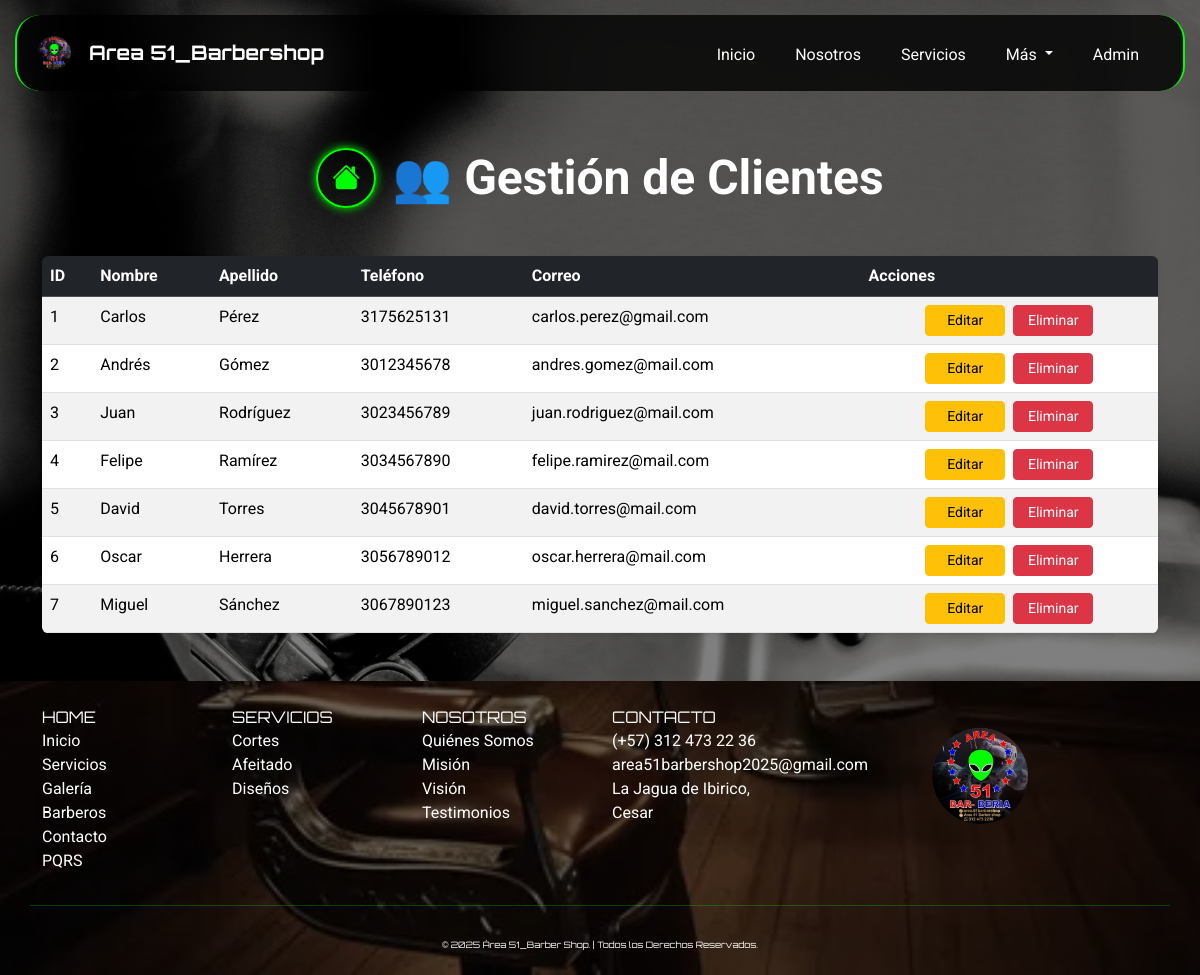
/index.php?page=Cliente (signed in), run on an earlier commit of the app's database.
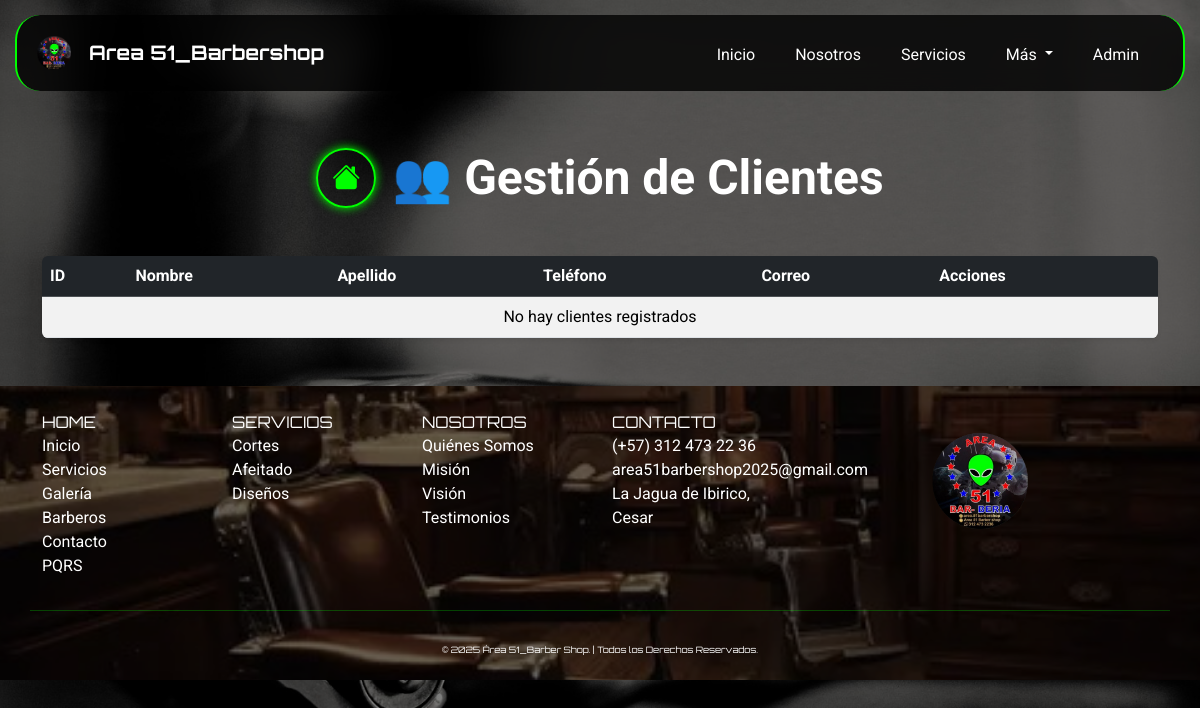
And on a later commit of the database.
### tables this page shows
CREATE TABLE `clientes` (
  `id_cliente` int(11) NOT NULL AUTO_INCREMENT,
  `nombre` varchar(100) NOT NULL,
  `apellido` varchar(100) NOT NULL,
  `telefono` varchar(20) DEFAULT NULL,
  `correo` varchar(150) DEFAULT NULL,
  `fecha_registro` timestamp NOT NULL DEFAULT current_timestamp(),
  PRIMARY KEY (`id_cliente`)
);

### app/controllers/ClienteController.php (called while the page is built, shortened)
<?php
require_once __DIR__ . '/../models/Cliente.php';
class ClienteController {
    private $model;
    public function __construct($db = null) {
        $this->model = new Cliente($db);
    }
    public function listarClientes() {
        return $this->model->getClientes();
    }
}

### app/models/Cliente.php (called while the page is built, shortened)
<?php
require_once __DIR__ . '/../../config/database.php';
class Cliente {
    private $db;
    public function __construct($db = null) {
        if ($db instanceof PDO) {
            $this->db = $db;
        } else {
            global $db;
            $this->db = $db;
        }
    }
    public function getClientes() {
        $stmt = $this->db->query("SELECT * FROM clientes ORDER BY id_cliente ASC");
        return $stmt->fetchAll(PDO::FETCH_ASSOC);
    }
}

### app/views/clientes/Cliente.php (the view, shortened to what this page needs)
<?php
require_once __DIR__ . '/../../controllers/ClienteController.php';
$clienteController = new ClienteController();
$clientes = $clienteController->listarClientes();
?>
<body>
    <div class="container py-5" style="margin-top:100px;">
        <div class="d-flex flex-column flex-md-row align-items-center justify-content-center gap-3 mb-5 text-center text-md-start">
            <a href="index.php?page=panel" class="btn btn-neon d-flex justify-content-center align-items-center rounded-circle mb-3 mb-md-0" style="width: 60px; height: 60px;">
                <i class="bi bi-house-fill fs-3"></i>
            </a>
            <h1 class="fw-bold display-5 text-white mb-0">👥 Gestión de Clientes</h1>
        </div>
        <div class="table-wrapper rounded shadow-sm" style="max-height:500px; overflow-y:auto;">
            <table class="table table-striped table-hover mb-0">
                <thead class="table-dark">
                    <tr style="position: sticky; top: 0; z-index: 1;">
                        <th>ID</th>
                        <th>Nombre</th>
                        <th>Apellido</th>
                        <th>Teléfono</th>
                        <th>Correo</th>
                        <th>Acciones</th>
                    </tr>
                </thead>
                <tbody>
                    <?php if(is_array($clientes) && count($clientes) > 0): ?>
                        <?php foreach($clientes as $c): ?>
                            <tr>
                                <td><?= $c['id_cliente'] ?></td>
                                <td><?= htmlspecialchars($c['nombre']) ?></td>
                                <td><?= htmlspecialchars($c['apellido']) ?></td>
                                <td><?= htmlspecialchars($c['telefono']) ?></td>
                                <td><?= htmlspecialchars($c['correo']) ?></td>
                                <td>
                                    <div class="d-flex justify-content-center gap-2">
                                        <a href="index.php?page=editar_cliente&id=<?= $c['id_cliente'] ?>"
                                           class="btn btn-warning btn-sm" style="width:80px;">Editar</a>
                                        <a href="index.php?page=eliminar_cliente&id=<?= $c['id_cliente'] ?>"
                                           class="btn btn-danger btn-sm"
                                           onclick="return confirm('¿Eliminar este cliente?')"
                                           style="width:80px;">Eliminar</a>
                                    </div>
                                </td>
                            </tr>
                        <?php endforeach; ?>
                    <?php else: ?>
                        <tr>
                            <td colspan="6" class="text-center">No hay clientes registrados</td>
                        </tr>
                    <?php endif; ?>
                </tbody>
            </table>
        </div>
    </div>
<main>

What changed in the data, as far as the page shows it:
removed clientes: id_cliente "1", nombre "Carlos", apellido "Pérez", telefono "3175625131", correo "carlos.perez@gmail.com"
removed clientes: id_cliente "2", nombre "Andrés", apellido "Gómez", telefono "3012345678", correo "andres.gomez@mail.com"
removed clientes: id_cliente "3", nombre "Juan", apellido "Rodríguez", telefono "3023456789", correo "juan.rodriguez@mail.com"
removed clientes: id_cliente "4", nombre "Felipe", apellido "Ramírez", telefono "3034567890", correo "felipe.ramirez@mail.com"
removed clientes: id_cliente "5", nombre "David", apellido "Torres", telefono "3045678901", correo "david.torres@mail.com"
removed clientes: id_cliente "6", nombre "Oscar", apellido "Herrera", telefono "3056789012", correo "oscar.herrera@mail.com"
removed clientes: id_cliente "7", nombre "Miguel", apellido "Sánchez", telefono "3067890123", correo "miguel.sanchez@mail.com"
Also different on the page:
text now shown: "No hay clientes registrados"
